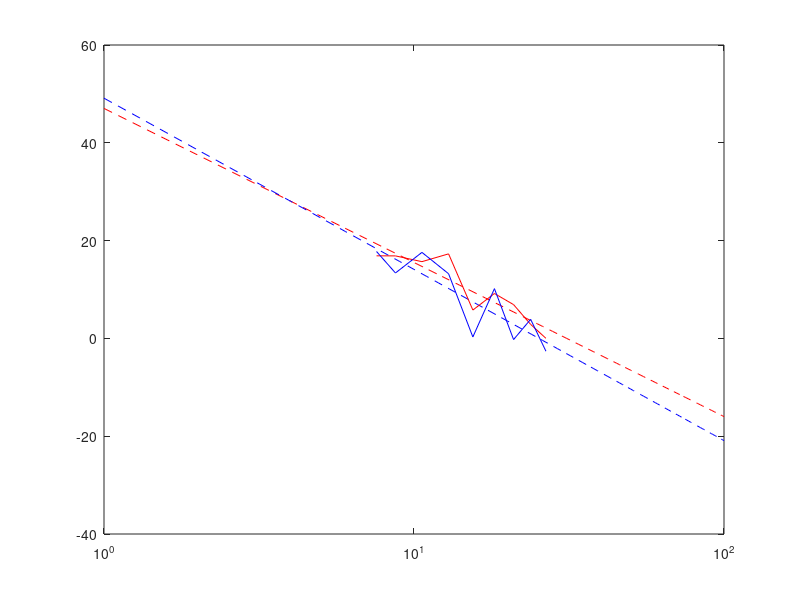

The MATLAB source for this figure:

clear all; 
close all; 
clc; 


rawd = [0 3 6 9 12 15 18 21 24]; 
% Vertical distance -> 7.4m
% Horizontal distance -> 1.6m + d 
% c^2 = a^2 + b^2
% c = sqrt(a^2 + b^2)
% c = sqrt((1.6+rawd)^2 + 7.4^2)

d = [];

for(k = 1:length(rawd))
    actuald = sqrt((1.6+rawd(k))^2 + 7.4^2);
    d = [d actuald];
end

powerReceived2GHz = [16.8882 16.8732 15.69445 17.2871 5.79655 9.1847 6.90825 2.86855 0.0129]; % dBmW 
powerReceived914MHz = [17.7655 13.3789 17.5898 13.224 0.29165 10.175 -0.23835 3.90135 -2.6276]; % dBmW 

P = polyfit(log10(d), powerReceived2GHz, 1);
polyFitDistance = 1:1:100; 
fittedPower2GHz = polyval(P, log10(polyFitDistance));

P914MHz = polyfit(log10(d), powerReceived914MHz, 1); 
fittedPower914GHz = polyval(P914MHz, log10(polyFitDistance));


plot(polyFitDistance, fittedPower2GHz, '--r');
hold on
plot(polyFitDistance, fittedPower914GHz, '--b');
hold on
plot(d, powerReceived2GHz, 'r');
hold on
plot(d, powerReceived914MHz, 'b');
set(gca, "XScale", "log")
